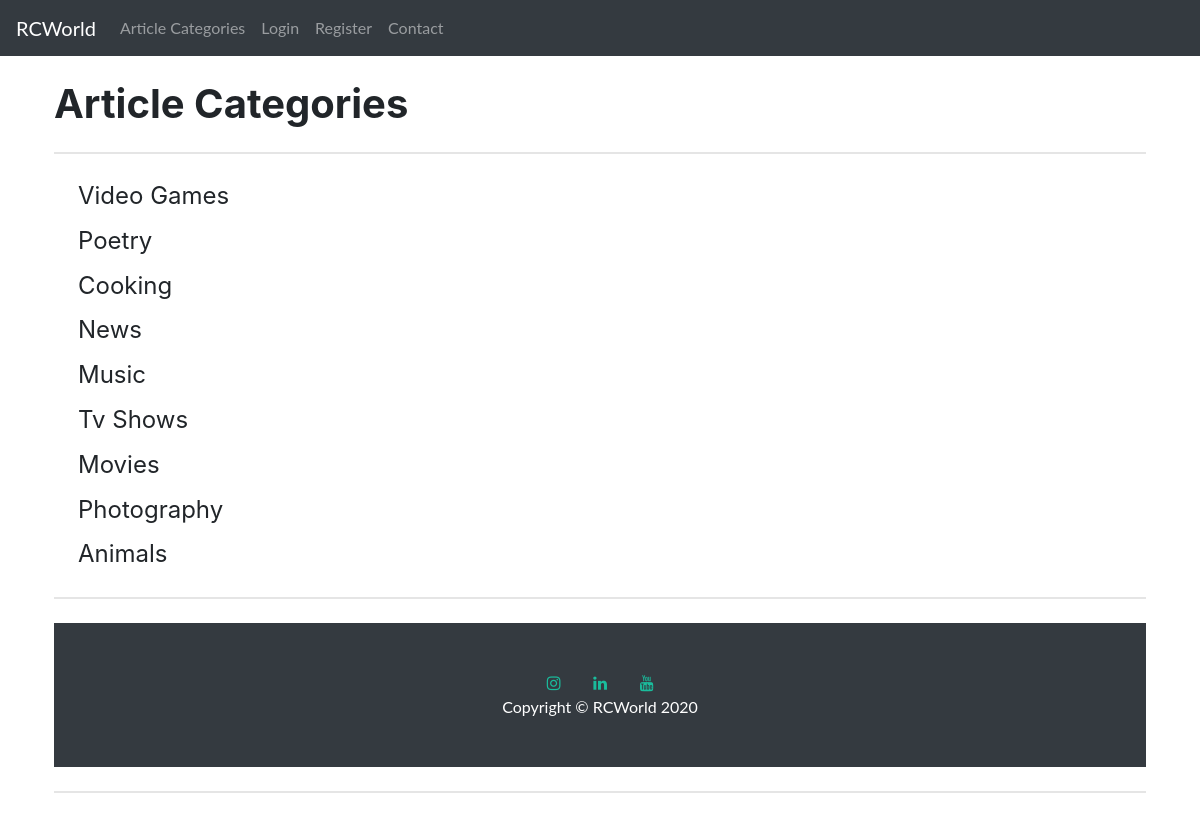
The page /category-list/ on the database its author committed.
### rcblog/models.py (models this page shows, shortened)
class Category(models.Model):
    name = models.CharField(max_length=255)
    def __str__(self):
        return self.name

### rcblog/views.py (the view)
# urls.py: path('category-list/', CategoryListView, name='category-list'),
def CategoryListView(request):
    cat_menu_list = Category.objects.all()
    return render(request, 'category_list.html', {'cat_menu_list':cat_menu_list})

### rcblog/templates/category_list.html (shortened to what this page needs)
{% extends 'base.html' %}
{% block content %}
    <h1>Article Categories</h1>
        <hr class="my-4">
        {% for item in cat_menu_list %}
            <h4><a class="dropdown-item" href="{% url 'category' item|slugify %}">
            {{ item|title }}</a></h4>
            {% endfor %}
{% endblock %}

### rows shown on the page
Category: name "Video Games"
Category: name "Poetry"
Category: name "Cooking"
Category: name "News"
Category: name "Music"
Category: name "Tv Shows"
Category: name "Movies"
Category: name "Photography"
Category: name "Animals"
